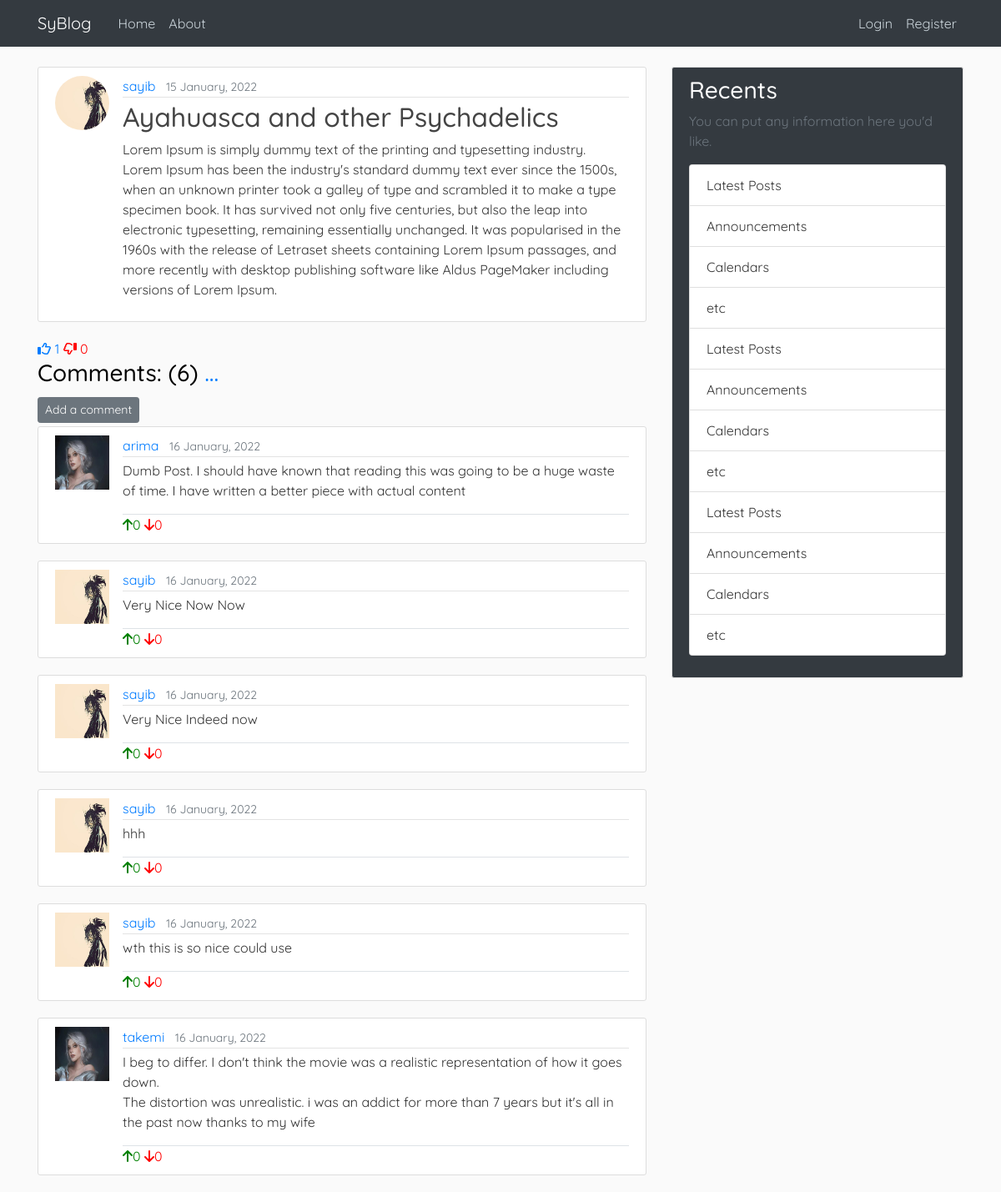
The app's page /post/1/ with its own data.
### blog/models.py (models this page shows, shortened)
class Post(models.Model):
    title = models.CharField(max_length=100)
    content = models.TextField()
    date_posted = models.DateTimeField(default=timezone.now)
    author = models.ForeignKey(User, on_delete=models.CASCADE)
    likes = models.ManyToManyField(User, related_name="blog_likes")
    dislikes = models.ManyToManyField(User, related_name="blog_dislikes")
    def likes_count(self):
        return self.likes.count()
    def dislikes_count(self):
        return self.dislikes.count()

class Comment(models.Model):
    body = models.TextField()
    date_posted = models.DateTimeField(default=timezone.now)
    author = models.ForeignKey(User, on_delete=models.CASCADE, related_name="comments")
    post = models.ForeignKey(Post, on_delete=models.CASCADE, related_name="comments")
    likes = models.ManyToManyField(User, related_name="comment_likes")
    dislikes = models.ManyToManyField(User, related_name="comment_dislikes")
    def likes_count(self):
        return self.likes.count()
    def dislikes_count(self):
        return self.dislikes.count()

### users/models.py (models this page shows, shortened)
class Profile(models.Model):
    user = models.OneToOneField(User, on_delete=models.CASCADE)
    image = models.ImageField(default = "default.jpg", upload_to='profile_pics')

### blog/views.py (the view)
# urls.py: path('post/<int:pk>/', PostDetailView.as_view(), name="post-detail"),
class PostDetailView(DetailView):
    model = Post

### friend/context_processors.py (called while the page is built)
def requests_to_base(requests):
    receivers = dict(Counter([req.receiver for req in FriendRequest.objects.all()]))
    return {'receivers': receivers}

### blog/templates/blog/post_detail.html (shortened to what this page needs)
{% extends 'blog/base.html' %}
{% block content %}
    <article class="media content-section">
        <img src="{{ object.author.profile.image.url }}" class="rounded-circle article-img">
        <div class="media-body">
            <div class="article-metadata">
                <a href="#" class="mr-2">{{ object.author }}</a>
                <small class="text-muted">{{ object.date_posted|date:"d F, Y" }}</small>
            </div>
            <h2 class="article-title">{{ object.title }}</h2>
            <p class="article-content">{{ object.content }}</p>
        </div>
    </article>
    <a class="like-btn"  style="text-decoration:none" href="{% url 'post-like' post.id%}"><i class="fa-regular fa-thumbs-up"></i> {{object.likes_count}}</a>
    <a class="like-btn"  style="text-decoration:none; color:red" href="{% url 'post-dislike' post.id%}"><i class="fa-regular fa-thumbs-down fa-flip-horizontal"></i> {{object.dislikes_count}}</a>
    <h3>Comments: ({{object.comments.all.count}}) <a style="cursor:pointer; text-decoration: none" class="expand-comments">...</i></a></h3>
    <div class="comment-section">
        <a class = "btn btn-secondary btn-sm mt-1 mb-1" href="{% url 'add-comment' object.id%}">Add a comment</a>
            {% for comment in object.comments.all %}
                <article class="media content-section">
                <img class="rounded-circle-sm article-img" src="{{comment.author.profile.image.url}}" >
                    <div class="media-body">
                        <div class="article-metadata">
                            <a class="mr-2" href="{% url 'user_display' comment.author.id %}">{{ comment.author }}</a>
                            <small class="text-muted">{{ comment.date_posted|date:"d F, Y" }}</small>
                        </div>
                        <p class="article-content">{{ comment.body }}</p>
                        <div class="border-top">
                            <a class="like-btn"  style="text-decoration:none; color:green" href="{% url 'comment-like' comment.id%}"><i class="fa fa-arrow-up"></i>{{comment.likes_count}}</a>
                            <a class="like-btn"  style="text-decoration:none; color:red" href="{% url 'comment-dislike' comment.id%}"><i class="fa fa-arrow-down"></i>{{comment.dislikes_count}}</a>
                        </div>
                    </div>
                </article>
            {% endfor %}
    </div>
{% endblock content %}

### blog/static/blog/main.css (style rules this page uses)
body { background: #fafafa; color: #333333; margin-top: 5rem; font-family: 'Quicksand'; }
a { text-decoration: none; }
h1, h2, h3, h4, h5, h6 { color:black; }
.content-section { background: #ffffff; padding: 10px 20px; border: 1px solid #dddddd; border-radius: 3px; margin-bottom: 20px; }
.article-title { color: #444444; }
.article-content { white-space: pre-line; }
.article-img { height: 65px; width: 65px; margin-right: 16px; }
.article-metadata { padding-bottom: 1px; margin-bottom: 4px; border-bottom: 1px solid #e3e3e3 }
a.expand-comments { cursor: pointer; }

### records on screen
Post: author.profile.image (picture), author "sayib", date_posted "15 January, 2022", title "Ayahuasca and other Psychadelics", content "Lorem Ipsum is simply dummy text of the printing and typesetting industry. Lorem Ipsum has been the industry's standard dummy text ever since the 1500s, when an unknown printer took a galley of type and scrambled it to make a type specimen book. It has survived not only five centuries, but also the leap into electronic typesetting, remaining essentially unchanged. It was popularised in the 1960s with the release of Letraset sheets containing Lorem Ipsum passages, and more recently with desktop publishing software like Aldus PageMaker including versions of Lorem Ipsum.", likes_count "1", dislikes_count "0", comments.all.count "6"
Comment: author.profile.image (placeholder picture), author "arima", date_posted "16 January, 2022", body "Dumb Post. I should have known that reading this was going to be a huge waste of time. I have written a better piece with actual content", likes_count "0", dislikes_count "0"
Comment: author.profile.image (picture), author "sayib", date_posted "16 January, 2022", body "Very Nice Now Now", likes_count "0", dislikes_count "0"
Comment: author.profile.image (picture), author "sayib", date_posted "16 January, 2022", body "Very Nice Indeed now", likes_count "0", dislikes_count "0"
Comment: author.profile.image (picture), author "sayib", date_posted "16 January, 2022", body "hhh", likes_count "0", dislikes_count "0"
Comment: author.profile.image (picture), author "sayib", date_posted "16 January, 2022", body "wth this is so nice could use", likes_count "0", dislikes_count "0"
Comment: author.profile.image (placeholder picture), author "takemi", date_posted "16 January, 2022", body "I beg to differ. I don't think the movie was a realistic representation of how it goes down. The distortion was unrealistic. i was an addict for more than 7 years but it's all in the past now thanks to my wife", likes_count "0", dislikes_count "0"
